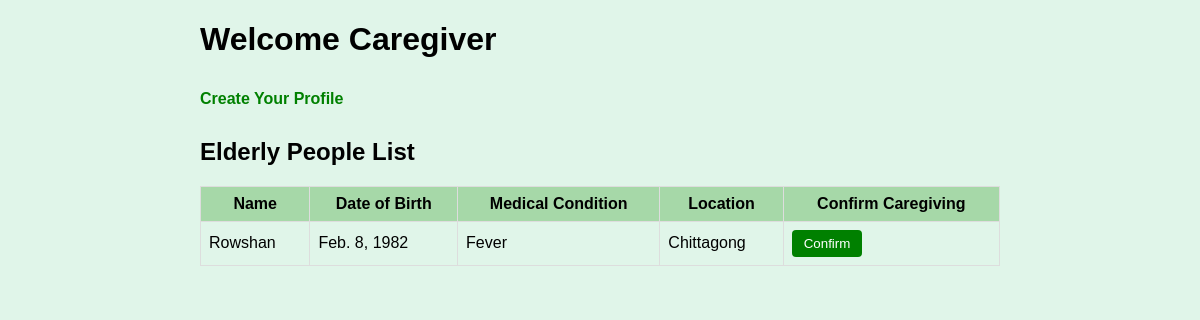
Page /caregiver-dashboard/ (signed in) on the committed database.
### core/models.py (models this page shows, shortened)
class ElderlyProfile(models.Model):
    family_member = models.ForeignKey(settings.AUTH_USER_MODEL, on_delete=models.CASCADE)
    name = models.CharField(max_length=100)
    dob = models.DateField()
    gender = models.CharField(max_length=20)
    med_condition = models.TextField()
    location = models.CharField(max_length=255)

### core/views.py (the view)
# urls.py: path('caregiver-dashboard/', views.caregiver_dashboard, name='caregiver_dashboard'),
@login_required
def caregiver_dashboard(request):
    try:
        profile = request.user.caregiverprofile
    except CaregiverProfile.DoesNotExist:
        profile = None
    elderly_list = ElderlyProfile.objects.all()
    return render(request, 'core/caregiver_dashboard.html', {
        'profile': profile,
        'elderly_list': elderly_list,
    })

### core/templates/core/caregiver_dashboard.html (shortened to what this page needs)
<!DOCTYPE html>
<html>
<head>
</head>
<body>
<div class="container">
    <h1>Welcome Caregiver</h1>
    {% if profile %}
        <p><strong>Your Profile:</strong> {{ profile.name }}, Phone: {{ profile.phone }}</p>
    {% else %}
        <a href="{% url 'create_caregiver_profile' %}">Create Your Profile</a>
    {% endif %}
    <h2>Elderly People List</h2>
    <table>
        <tr>
            <th>Name</th><th>Date of Birth</th><th>Medical Condition</th><th>Location</th><th>Confirm Caregiving</th>
        </tr>
        {% for elderly in elderly_list %}
        <tr>
            <td>{{ elderly.name }}</td>
            <td>{{ elderly.dob }}</td>
            <td>{{ elderly.med_condition }}</td>
            <td>{{ elderly.location }}</td>
            <td>
                <form method="post" action="{% url 'confirm_caregiving' elderly.id %}">
                    <button type="submit">Confirm</button>
                </form>
            </td>
        </tr>
        {% empty %}
        <tr><td colspan="5">No elderly people found.</td></tr>
        {% endfor %}
    </table>
</div>
</body>
</html>

### core/templates/core/caregiver_dashboard.html (style rules this page uses)
body { background-color: #e0f5e9; font-family: Arial; }
.container { width: 800px; margin: auto; }
a { display: inline-block; margin: 10px 0; color: green; text-decoration: none; font-weight: bold; }
table { width: 100%; border-collapse: collapse; margin-top: 15px; }
th, td { border: 1px solid #ddd; padding: 8px; }
th { background-color: #a6d8a8; }
button { background-color: green; color: white; border: none; padding: 6px 12px; cursor: pointer; border-radius: 4px; }

### rows in the picture
ElderlyProfile: name "Rowshan", dob "Feb. 8, 1982", med_condition "Fever", location "Chittagong"
